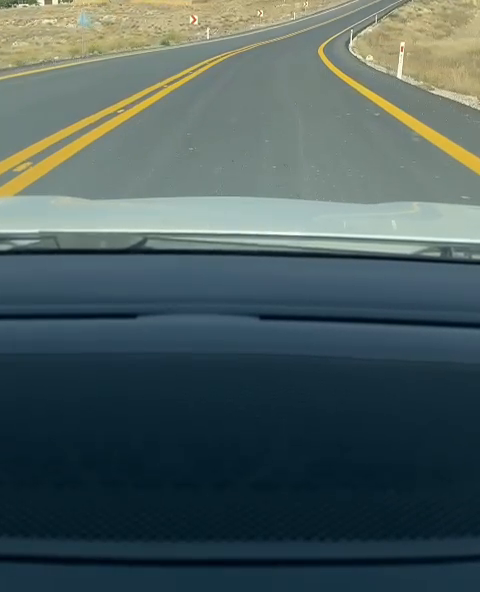
#> input picture frame 29 of line.mp4, 480 x 592 px
$ python Hough_Line.py
#> lines starting #> are read from the running program, lines starting #| are printed output that depends on the picture; after the words box and inside, x2 and y2 are one past the last pixel; in counts of white or black regions, pixels touching at a corner belong together
#Beginner lane tracking line

import cv2
import numpy as np

vid = cv2.VideoCapture('line.mp4')

while True:
    ret,frame = vid.read()
#> frame is the input picture: shape (592, 480, 3); mean B, G, R 93.1, 92.9, 76.2
    frame = cv2.resize(frame,(640,480))
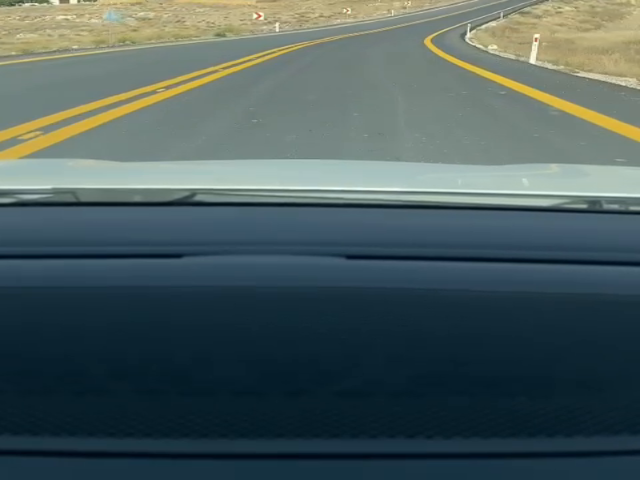
#> frame: shape (480, 640, 3); mean B, G, R 93, 92.8, 76.1

    hsv = cv2.cvtColor(frame,cv2.COLOR_BGR2HSV)
#> hsv: shape (480, 640, 3); mean H, S, V 85.1, 114.7, 102.3

    lower_yellow = np.array([18, 94,140], np.uint8)
    upper_yellow = np.array([48, 255, 255], np.uint8)

    mask = cv2.inRange(hsv,lower_yellow,upper_yellow)
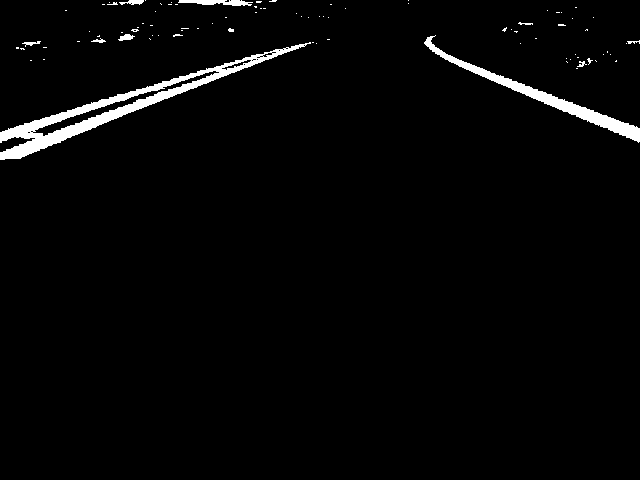
#> mask: shape (480, 640); 2.5% white; 88 white regions (78 under 20 px), largest, box (x1, y1, x2, y2) and area: (0, 42, 311, 160) 4536, (424, 35, 640, 143) 2224, (178, 0, 253, 6) 297

    edges = cv2.Canny(mask,75,250)
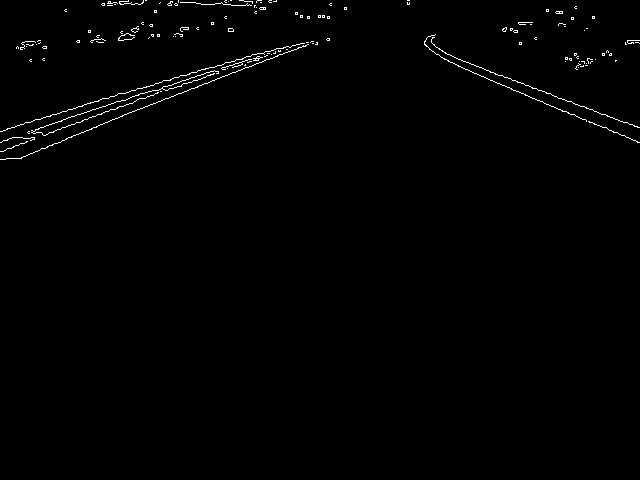
#> edges: shape (480, 640); 0.83% white in thin lines or dots, all inside (x1, y1, x2, y2) = (0, 0, 640, 160)

    lines = cv2.HoughLinesP(edges,1,np.pi/180,75,maxLineGap=50)
#> lines = [[112, 119, 307, 44], [0, 131, 253, 54], [40, 127, 292, 45], [20, 143, 286, 46], [426, 46, 637, 127], [450, 62, 638, 142], [407, 3, 409, 2], [0, 151, 80, 122], [17, 158, 170, 97]]

    for line in lines:
        x1,y1,x2,y2 = line[0]
        cv2.line(frame,(x1,y1),(x2,y2),(0,255,0),5)

        cv2.imshow('HoughLine',frame)
#> this loop made 9 passes
#> pass 1, `cv2.imshow('HoughLine',frame)`:
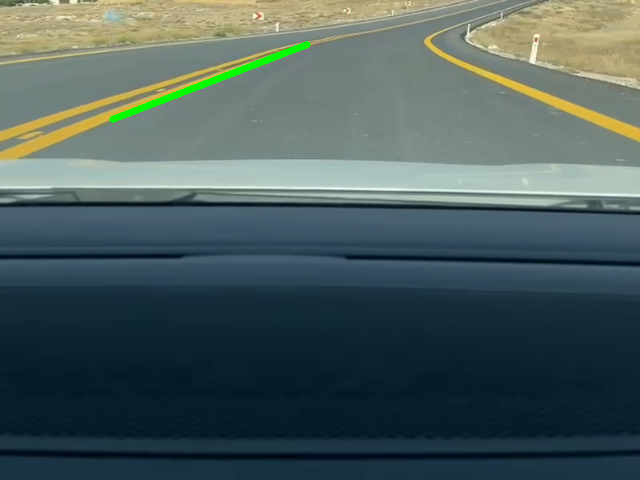
#> window 'HoughLine': shape (480, 640, 3); mean B, G, R 92.6, 93.3, 75.3
#> pass 2, `cv2.imshow('HoughLine',frame)`:
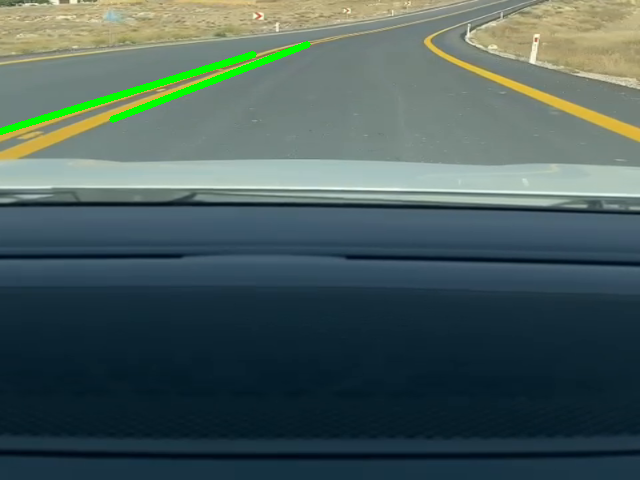
#> window 'HoughLine': shape (480, 640, 3); mean B, G, R 91.9, 93.9, 74.3
#> after the loop:
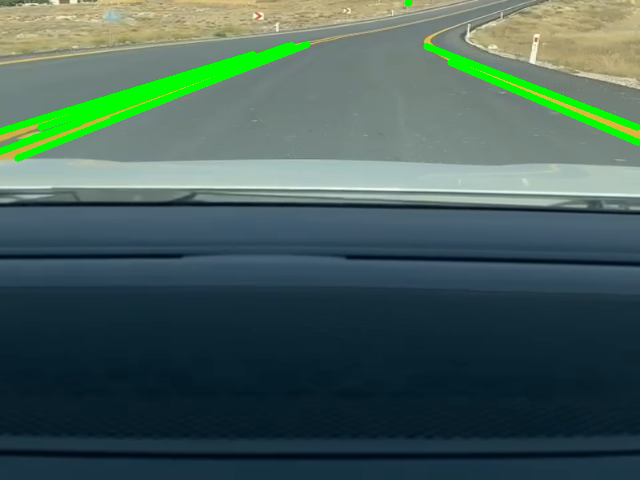
#> frame: shape (480, 640, 3); 3.22% of pixels changed, all inside (x1, y1, x2, y2) = (0, 0, 640, 162)

    if cv2.waitKey(20) & 0xFF == ord('q'):
#> (key q is pressed here)
        break
vid.release()
cv2.destroyAllWindows()

$ run again, starting later in the video
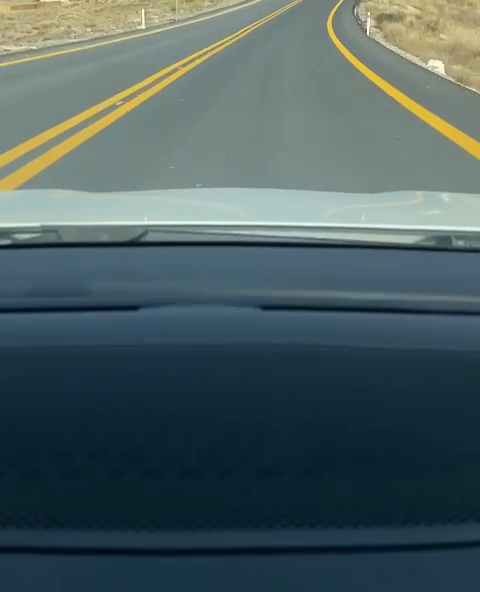
#> input picture frame 132 of line.mp4, 480 x 592 px
#> frame is the input picture: shape (592, 480, 3); mean B, G, R 96.2, 94.5, 76.1
#> hsv: shape (480, 640, 3); mean H, S, V 87.4, 110.3, 103.9
#> `mask = cv2.inRange(hsv,lower_yellow,upper_yellow)`:
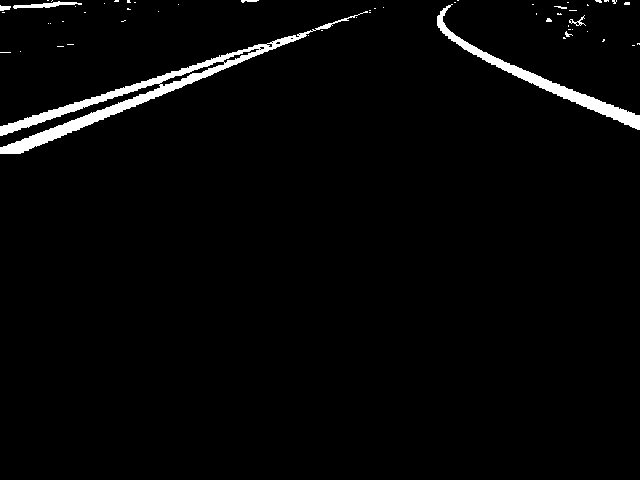
#> mask: shape (480, 640); 2.5% white; 56 white regions (48 under 20 px), largest, box (x1, y1, x2, y2) and area: (0, 11, 368, 154) 4732, (437, 4, 640, 130) 2309, (13, 1, 82, 9) 239
#> edges: shape (480, 640); 0.78% white in thin lines or dots, all inside (x1, y1, x2, y2) = (0, 0, 640, 154)
#> lines = [[7, 134, 373, 8], [17, 153, 237, 64], [3, 146, 315, 27], [3, 125, 255, 44], [450, 39, 635, 114], [2, 135, 375, 7], [485, 61, 638, 129], [80, 101, 260, 43], [13, 153, 15, 153]]
#> the loop `for line in lines:` made 9 passes
#> after the loop `for line in lines:`:
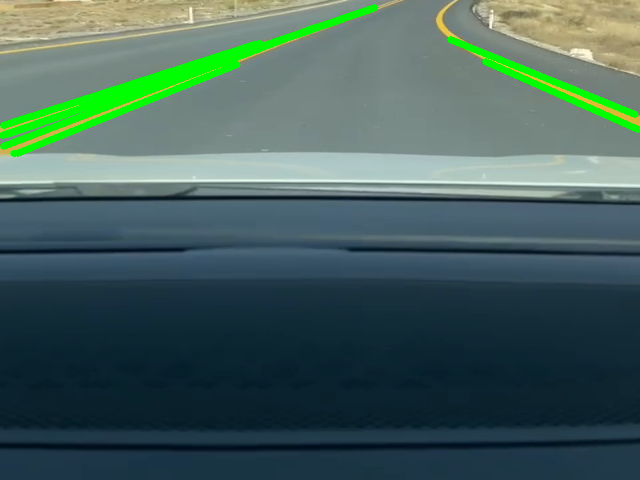
#> frame: shape (480, 640, 3); mean B, G, R 92.8, 97.6, 70.3

$ run again, starting later in the video
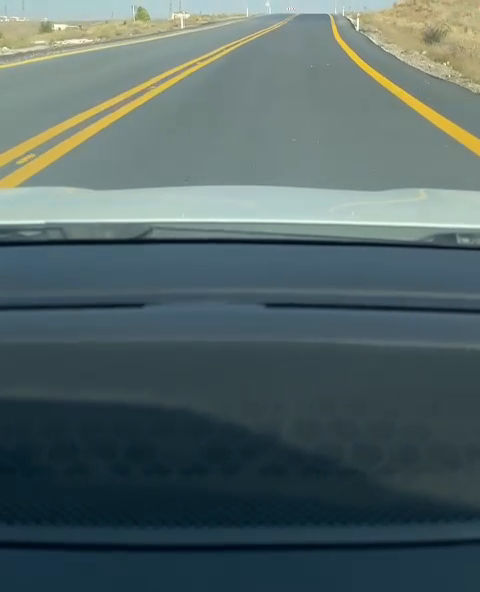
#> input picture frame 235 of line.mp4, 480 x 592 px
#> frame is the input picture: shape (592, 480, 3); mean B, G, R 101.7, 101, 83.3
#> hsv: shape (480, 640, 3); mean H, S, V 88.1, 88.8, 108
#> `mask = cv2.inRange(hsv,lower_yellow,upper_yellow)`:
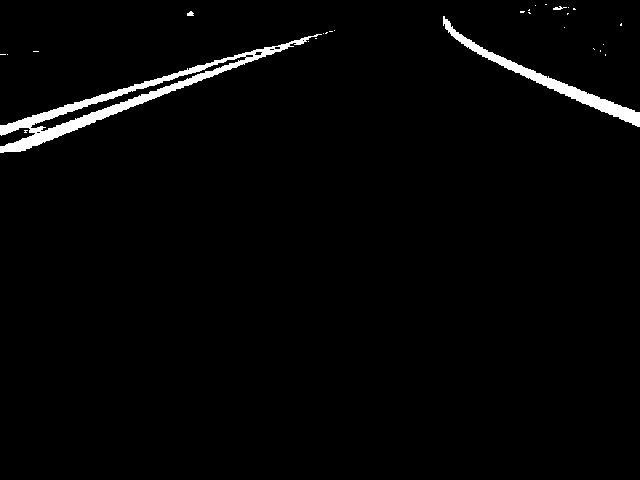
#> mask: shape (480, 640); 2.2% white; 28 white regions (24 under 20 px), largest, box (x1, y1, x2, y2) and area: (0, 34, 322, 153) 4332, (443, 16, 640, 127) 2148, (553, 6, 567, 10) 29, (187, 11, 194, 16) 26
#> edges: shape (480, 640); 0.62% white in thin lines or dots, all inside (x1, y1, x2, y2) = (0, 3, 640, 153)
#> lines = [[79, 127, 335, 29], [3, 145, 296, 39], [14, 130, 275, 45], [5, 124, 246, 51], [454, 38, 635, 111], [484, 57, 639, 126], [19, 151, 102, 119]]
#> the loop `for line in lines:` made 7 passes
#> after the loop `for line in lines:`:
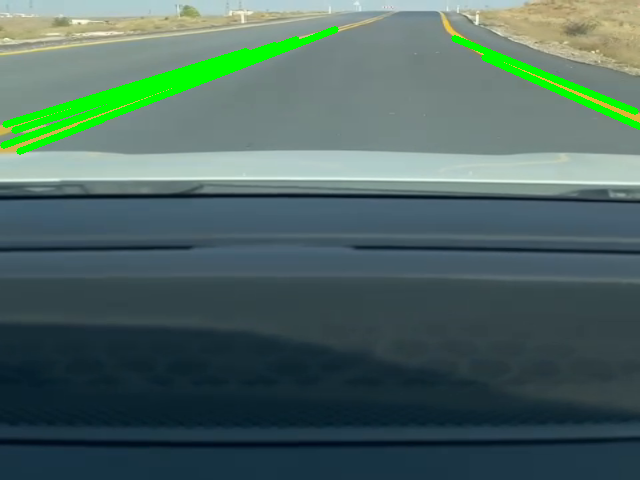
#> frame: shape (480, 640, 3); mean B, G, R 98.2, 103.9, 77.6
